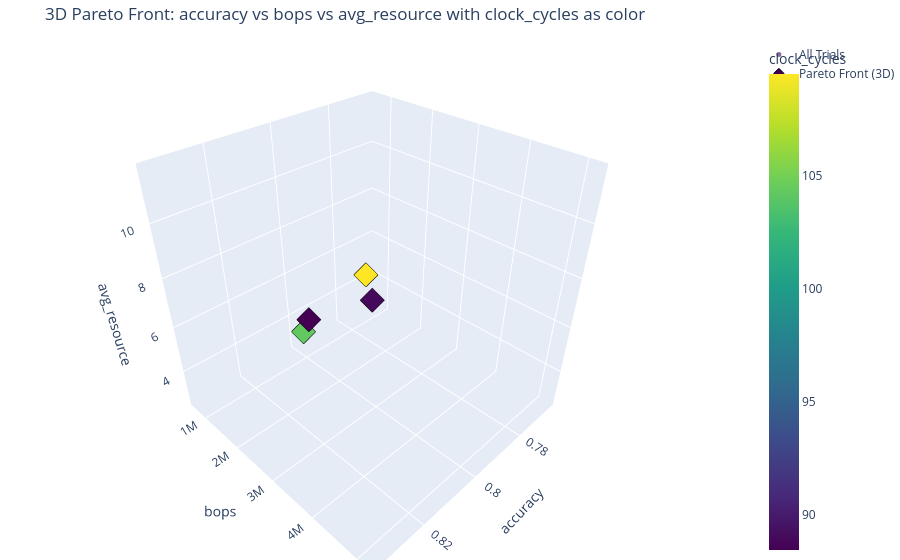

Notebook cell for this chart:
### Code cell
# --- Analyze Results for Part 1 ---
print("\n" + "="*50)
print("ANALYZING MLP HARDWARE-AWARE RESULTS")
print("="*50)

results_df_mlp = searcher_mlp.get_results_dataframe()

if not results_df_mlp.empty:
    print("\nMLP Search Summary:")
    print(f"Total trials: {len(results_df_mlp)}")
    print(f"Best Accuracy: {results_df_mlp['accuracy'].max():.4f}")
    
    print("\n--- Visualizing Hardware-Aware Pareto Fronts ---")
    plot_pareto_fronts(results_df_mlp, OBJECTIVE_INFO_HW, save_dir=searcher_mlp.results_dir)
    
    if len(OBJECTIVE_NAMES_HW) >= 4:
        print("\n--- Generating 3D Pareto Front Heatmap ---")
        plot_3d_pareto_front_heatmap(results_df_mlp, OBJECTIVE_INFO_HW, save_dir=searcher_mlp.results_dir)
    
    print(f"\nMLP search plots saved to: {searcher_mlp.results_dir}")
else:
    print("MLP search did not yield any results.")

### Figure 1 — Plotly figure (JSON) as saved in the notebook; plotly's stock layout.template omitted (floating-point values rounded to 4 significant figures)
{"data": [{"hoverinfo": "text+x+y+z", "marker": {"color": [88.45, 109.5, 92.09, 88.9, 104.3], "colorbar": {"title": {"text": "clock_cycles"}}, "colorscale": [[0, "#440154"], [0.1111, "#482878"], [0.2222, "#3e4989"], [0.3333, "#31688e"], [0.4444, "#26828e"], [0.5556, "#1f9e89"], [0.6667, "#35b779"], [0.7778, "#6ece58"], [0.8889, "#b5de2b"], [1, "#fde725"]], "opacity": 0.6, "size": 5}, "mode": "markers", "name": "All Trials", "text": ["Trial 0", "Trial 1", "Trial 2", "Trial 3", "Trial 4"], "type": "scatter3d", "x": [0.8017, 0.8029, 0.7652, 0.8352, 0.7991], "y": [1293000.0, 2938000.0, 646600.0, 5167000.0, 874800.0], "z": [4.735, 8.342, 2.647, 11.67, 3.505]}, {"hoverinfo": "text+x+y+z", "marker": {"color": [88.45, 109.5, 92.09, 88.9, 104.3], "colorscale": [[0, "#440154"], [0.1111, "#482878"], [0.2222, "#3e4989"], [0.3333, "#31688e"], [0.4444, "#26828e"], [0.5556, "#1f9e89"], [0.6667, "#35b779"], [0.7778, "#6ece58"], [0.8889, "#b5de2b"], [1, "#fde725"]], "line": {"color": "black", "width": 1}, "size": 8, "symbol": "diamond"}, "mode": "markers", "name": "Pareto Front (3D)", "text": ["Trial 0", "Trial 1", "Trial 2", "Trial 3", "Trial 4"], "type": "scatter3d", "x": [0.8017, 0.8029, 0.7652, 0.8352, 0.7991], "y": [1293000.0, 2938000.0, 646600.0, 5167000.0, 874800.0], "z": [4.735, 8.342, 2.647, 11.67, 3.505]}], "layout": {"margin": {"b": 0, "l": 0, "r": 0, "t": 40}, "scene": {"xaxis": {"title": {"text": "accuracy"}}, "yaxis": {"title": {"text": "bops"}}, "zaxis": {"title": {"text": "avg_resource"}}}, "title": {"text": "3D Pareto Front: accuracy vs bops vs avg_resource with clock_cycles as color"}}}
